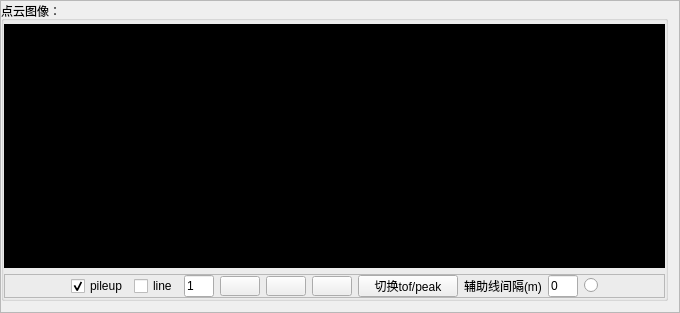
          <widget class="QFrame" name="frame_3">
           <property name="minimumSize">
            <size>
             <width>0</width>
             <height>0</height>
            </size>
           </property>
           <property name="maximumSize">
            <size>
             <width>16777215</width>
             <height>16777215</height>
            </size>
           </property>
           <property name="styleSheet">
            <string notr="true"/>
           </property>
           <property name="frameShape">
            <enum>QFrame::StyledPanel</enum>
           </property>
           <property name="frameShadow">
            <enum>QFrame::Raised</enum>
           </property>
           <layout class="QGridLayout" name="gridLayout_5">
            <property name="leftMargin">
             <number>0</number>
            </property>
            <property name="topMargin">
             <number>0</number>
            </property>
            <item row="0" column="0">
             <widget class="QGroupBox" name="groupBox_3">
              <property name="minimumSize">
               <size>
                <width>0</width>
                <height>300</height>
               </size>
              </property>
              <property name="maximumSize">
               <size>
                <width>16777215</width>
                <height>16777215</height>
               </size>
              </property>
              <property name="styleSheet">
               <string notr="true">font:10pt &quot;黑体&quot;;</string>
              </property>
              <property name="title">
               <string>点云图像：</string>
              </property>
              <layout class="QGridLayout" name="gridLayout_20" rowstretch="20,1">
               <property name="leftMargin">
                <number>0</number>
               </property>
               <property name="topMargin">
                <number>3</number>
               </property>
               <property name="rightMargin">
                <number>0</number>
               </property>
               <property name="bottomMargin">
                <number>0</number>
               </property>
               <item row="0" column="0">
                <widget class="GLWidget" name="widget" native="true">
                 <property name="minimumSize">
                  <size>
                   <width>0</width>
                   <height>0</height>
                  </size>
                 </property>
                 <property name="maximumSize">
                  <size>
                   <width>16777215</width>
                   <height>16777215</height>
                  </size>
                 </property>
                 <property name="styleSheet">
                  <string notr="true">border:1px solid black;
background-color: rgb(0, 0, 0);</string>
                 </property>
                </widget>
               </item>
               <item row="1" column="0">
                <widget class="QFrame" name="frame_7">
                 <property name="maximumSize">
                  <size>
                   <width>16777215</width>
                   <height>16777215</height>
                  </size>
                 </property>
                 <property name="frameShape">
                  <enum>QFrame::StyledPanel</enum>
                 </property>
                 <property name="frameShadow">
                  <enum>QFrame::Raised</enum>
                 </property>
                 <layout class="QGridLayout" name="gridLayout_6">
                  <property name="topMargin">
                   <number>0</number>
                  </property>
                  <property name="bottomMargin">
                   <number>0</number>
                  </property>
                  <item row="0" column="0">
                   <layout class="QHBoxLayout" name="horizontalLayout_14">
                    <item>
                     <spacer name="horizontalSpacer_5">
                      <property name="orientation">
                       <enum>Qt::Horizontal</enum>
                      </property>
                      <property name="sizeHint" stdset="0">
                       <size>
                        <width>57</width>
                        <height>17</height>
                       </size>
                      </property>
                     </spacer>
                    </item>
                    <item>
                     <widget class="QCheckBox" name="pileUp_checkBox">
                      <property name="text">
                       <string>pileup</string>
                      </property>
                      <property name="checked">
                       <bool>true</bool>
                      </property>
                     </widget>
                    </item>
                    <item>
                     <widget class="QCheckBox" name="checkBox">
                      <property name="text">
                       <string>line</string>
                      </property>
                     </widget>
                    </item>
                    <item>
                     <widget class="QLineEdit" name="gainImage_lineEdit">
                      <property name="maximumSize">
                       <size>
                        <width>30</width>
                        <height>16777215</height>
                       </size>
                      </property>
                      <property name="text">
                       <string>1</string>
                      </property>
                     </widget>
                    </item>
                    <item>
                     <widget class="QPushButton" name="pushButton_3">
                      <property name="minimumSize">
                       <size>
                        <width>20</width>
                        <height>20</height>
                       </size>
                      </property>
                      <property name="maximumSize">
                       <size>
                        <width>60</width>
                        <height>20</height>
                       </size>
                      </property>
                      <property name="text">
                       <string/>
                      </property>
                      <property name="icon">
                       <iconset resource="img.qrc">
                        <normaloff>:/new/image/images/ccViewYpos.png</normaloff>:/new/image/images/ccViewYpos.png</iconset>
                      </property>
                     </widget>
                    </item>
                    <item>
                     <widget class="QPushButton" name="pushButton_4">
                      <property name="minimumSize">
                       <size>
                        <width>20</width>
                        <height>20</height>
                       </size>
                      </property>
                      <property name="maximumSize">
                       <size>
                        <width>60</width>
                        <height>20</height>
                       </size>
                      </property>
                      <property name="text">
                       <string/>
                      </property>
                      <property name="icon">
                       <iconset resource="img.qrc">
                        <normaloff>:/new/image/images/ccViewXneg.png</normaloff>:/new/image/images/ccViewXneg.png</iconset>
                      </property>
                     </widget>
                    </item>
                    <item>
                     <widget class="QPushButton" name="pushButton_5">
                      <property name="minimumSize">
                       <size>
                        <width>20</width>
                        <height>20</height>
                       </size>
                      </property>
                      <property name="maximumSize">
                       <size>
                        <width>60</width>
                        <height>20</height>
                       </size>
                      </property>
                      <property name="text">
                       <string/>
                      </property>
                      <property name="icon">
                       <iconset resource="img.qrc">
                        <normaloff>:/new/image/images/ccViewZpos.png</normaloff>:/new/image/images/ccViewZpos.png</iconset>
                      </property>
                     </widget>
                    </item>
                    <item>
                     <widget class="QPushButton" name="change_pushButton">
                      <property name="minimumSize">
                       <size>
                        <width>100</width>
                        <height>20</height>
                       </size>
                      </property>
                      <property name="maximumSize">
                       <size>
                        <width>100</width>
                        <height>16777215</height>
                       </size>
                      </property>
                      <property name="text">
                       <string>切换tof/peak</string>
                      </property>
                     </widget>
                    </item>
                    <item>
                     <widget class="QLabel" name="label_5">
                      <property name="text">
                       <string>辅助线间隔(m)</string>
                      </property>
                     </widget>
                    </item>
                    <item>
                     <widget class="QLineEdit" name="guideLineOffset_lineEdit">
                      <property name="maximumSize">
                       <size>
                        <width>30</width>
                        <height>16777215</height>
                       </size>
                      </property>
                      <property name="text">
                       <string>0</string>
                      </property>
                     </widget>
                    </item>
                    <item>
                     <widget class="QRadioButton" name="radioButton">
                      <property name="maximumSize">
                       <size>
                        <width>20</width>
                        <height>16777215</height>
                       </size>
                      </property>
                      <property name="text">
                       <string/>
                      </property>
                     </widget>
                    </item>
                    <item>
                     <spacer name="horizontalSpacer_6">
                      <property name="orientation">
                       <enum>Qt::Horizontal</enum>
                      </property>
                      <property name="sizeHint" stdset="0">
                       <size>
                        <width>57</width>
                        <height>17</height>
                       </size>
                      </property>
                     </spacer>
                    </item>
                   </layout>
                  </item>
                 </layout>
                </widget>
               </item>
              </layout>
             </widget>
            </item>
           </layout>
          </widget>
